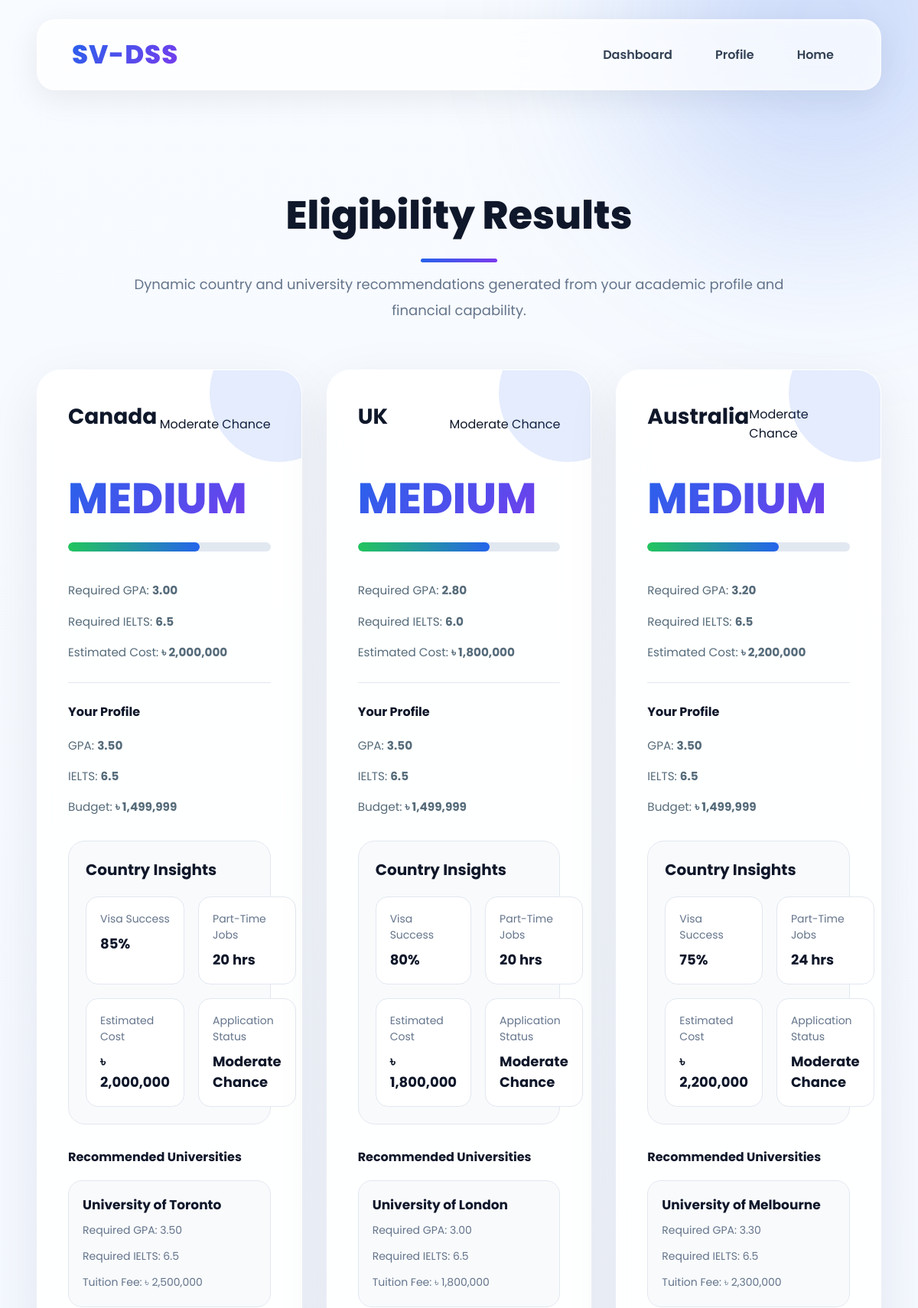
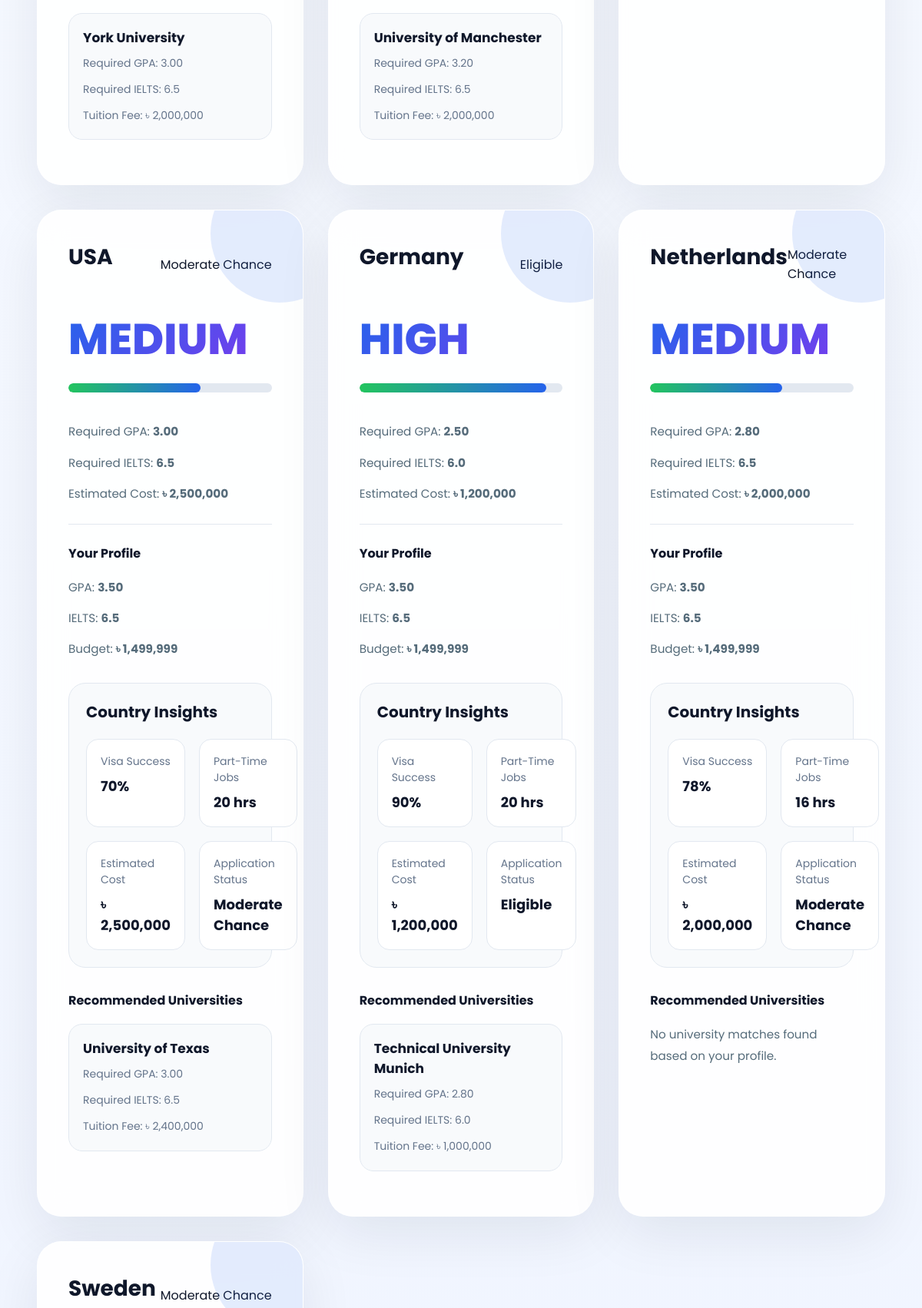
Page /php/eligibility.php (signed in, upper part) on the committed database (2 pictures, top to bottom).
### tables this page shows
CREATE TABLE `countries` (
  `country_id` int(11) NOT NULL,
  `country_name` varchar(50) DEFAULT NULL,
  `min_gpa` decimal(3,2) DEFAULT NULL,
  `min_ielts` decimal(3,1) DEFAULT NULL,
  `estimated_cost` decimal(10,2) DEFAULT NULL,
  `visa_success_rate` int(11) DEFAULT NULL,
  `part_time_hours` int(11) DEFAULT NULL
);

CREATE TABLE `student_profiles` (
  `profile_id` int(11) NOT NULL,
  `user_id` int(11) DEFAULT NULL,
  `gpa` decimal(3,2) DEFAULT NULL,
  `ielts_score` decimal(3,1) DEFAULT NULL,
  `budget` decimal(10,2) DEFAULT NULL,
  `preferred_country` varchar(50) DEFAULT NULL
);

CREATE TABLE `universities` (
  `university_id` int(11) NOT NULL,
  `country_id` int(11) DEFAULT NULL,
  `university_name` varchar(100) DEFAULT NULL,
  `required_gpa` decimal(3,2) DEFAULT NULL,
  `required_ielts` decimal(3,1) DEFAULT NULL,
  `tuition_fee` decimal(10,2) DEFAULT NULL
);

### php/eligibility.php (the view, shortened to what this page needs)
<?php
include 'db.php';
$user_id = $_SESSION['user_id'];
$profile_query = $conn->query("
    SELECT * FROM student_profiles
    WHERE user_id='$user_id'
");
$profile = $profile_query->fetch_assoc();
$gpa = $profile['gpa'];
$ielts = $profile['ielts_score'];
$budget = $profile['budget'];
$countries = $conn->query("
    SELECT * FROM countries
");
?>
<!DOCTYPE html>
<html lang="en">
<head>
    <link rel="stylesheet" href="../css/style.css">
</head>
<body>
<header class="navbar">
    <div class="logo">
        SV-DSS
    </div>
    <nav>
        <a href="../dashboard.html">Dashboard</a>
        <a href="../profile.html">Profile</a>
        <a href="../index.html">Home</a>
    </nav>
</header>
<div class="container">
    <h1 class="section-title">
        Eligibility Results
    </h1>
    <p class="features-subtitle">
        Dynamic country and university recommendations
        generated from your academic profile and financial capability.
    </p>
    <div class="dashboard-grid">
<?php
while ($country = $countries->fetch_assoc()) {
    $status = "LOW";
    $statusText = "Not Eligible";
    $badgeClass = "status-danger";
    $progress = 35;
    if (
        $gpa >= $country['min_gpa'] &&
        $ielts >= $country['min_ielts'] &&
        $budget >= $country['estimated_cost']
    ) {
        $status = "HIGH";
        $statusText = "Eligible";
        $badgeClass = "status-success";
        $progress = 92;
    }
    elseif (
        $gpa >= ($country['min_gpa'] - 0.3)
    ) {
        $status = "MEDIUM";
        $statusText = "Moderate Chance";
        $badgeClass = "status-warning";
        $progress = 65;
    }
?>
        <div class="dashboard-card">
            <div style="
                display:flex;
                justify-content:space-between;
                align-items:center;
                margin-bottom:25px;
            ">
                <h3>
                    <?php
                    echo $country['country_name'];
                    ?>
                </h3>
                <span class="<?php echo $badgeClass; ?>">
                    <?php
                    echo $statusText;
                    ?>
                </span>
            </div>
            <div class="card-value">
                <?php
                echo $status;
                ?>
            </div>
            <div class="progress-bar">
                <div
                    class="progress-fill"
                    style="width: <?php echo $progress; ?>%;"
                ></div>
            </div>
            <br>
            <p class="card-meta">
                Required GPA:
                <strong>
                    <?php
                    echo $country['min_gpa'];
                    ?>
                </strong>
            </p>
            <p class="card-meta">
                Required IELTS:
                <strong>
                    <?php
                    echo $country['min_ielts'];
                    ?>
                </strong>
            </p>
            <p class="card-meta">
                Estimated Cost:
                <strong>
                    ৳
                    <?php
                    echo number_format($country['estimated_cost']);
                    ?>
                </strong>
            </p>
            <hr style="
                margin:25px 0;
                border:none;
                border-top:1px solid #e2e8f0;
            ">
            <h4 style="
                margin-bottom:18px;
                color:#0f172a;
            ">
                Your Profile
            </h4>
            <p class="card-meta">
                GPA:
                <strong>
                    <?php echo $gpa; ?>
                </strong>
            </p>
            <p class="card-meta">
                IELTS:
                <strong>
                    <?php echo $ielts; ?>
                </strong>
            </p>
            <p class="card-meta">
                Budget:
                <strong>
                    ৳
                    <?php echo number_format($budget); ?>
                </strong>
            </p>
            <div class="country-insight-box">
                <h4>
                    Country Insights
                </h4>
                <div class="insight-grid">
                    <div class="insight-item">
                        <span>Visa Success</span>
                        <strong>
                            <?php echo $country['visa_success_rate']; ?>%
                        </strong>
                    </div>
                    <div class="insight-item">
                        <span>Part-Time Jobs</span>
                        <strong>
                            <?php echo $country['part_time_hours']; ?> hrs
                        </strong>
                    </div>
                    <div class="insight-item">
                        <span>Estimated Cost</span>
                        <strong>
                            ৳ <?php echo number_format($country['estimated_cost']); ?>
                        </strong>
                    </div>
                    <div class="insight-item">
                        <span>Application Status</span>
                        <strong>
                            <?php echo $statusText; ?>
                        </strong>
                    </div>
                </div>
            </div>
            <h4 style="
                margin-bottom:18px;
                color:#0f172a;
            ">
                Recommended Universities
            </h4>
<?php
$country_id = $country['country_id'];
$universities = $conn->query("
    SELECT * FROM universities
    WHERE country_id='$country_id'
    AND required_gpa <= '$gpa'
    AND required_ielts <= '$ielts'
");
if ($universities->num_rows > 0) {
    while ($uni = $universities->fetch_assoc()) {
?>
        <div class="mini-university-card">
            <strong>
                <?php
                echo $uni['university_name'];
                ?>
            </strong>
            <p>
                Required GPA:
                <?php
                echo $uni['required_gpa'];
                ?>
            </p>
            <p>
                Required IELTS:
                <?php
                echo $uni['required_ielts'];
                ?>
            </p>
            <p>
                Tuition Fee:
                ৳
                <?php
                echo number_format($uni['tuition_fee']);
                ?>
            </p>
        </div>
<?php
    }
}
else {
?>
    <p class="card-meta">
        No university matches found based on your profile.
    </p>
<?php
}
?>
        </div>
<?php
}
?>
    </div>
</div>
</body>
</html>

### css/style.css (style rules this page uses)
:root { --bg: #eef3ff; --surface: rgba(255,255,255,0.90); --surface-strong: rgba(255,255,255,0.98); --text: #0f172a; --muted: #556b7a; --primary: #2563eb; --primary-strong: #7c3aed; --shadow: 0 30px 80px rgba(15,23,42,0.12); }
* { margin:0; padding:0; box-sizing:border-box; }
html { scroll-behavior:smooth; }
body { font-family:'Poppins',sans-serif; background:linear-gradient(180deg, #f8fbff 0%, #eef3ff 100%); color:var(--text); overflow-x:hidden; }
body::before, body::after { content:''; position:fixed; border-radius:50%; filter:blur(120px); z-index:-1; }
body::before { width:520px; height:520px; top:-220px; right:-140px; background:rgba(37,99,235,0.2); }
body::after { width:420px; height:420px; bottom:-180px; left:-100px; background:rgba(124,58,237,0.15); }
.navbar { width:92%; max-width:1400px; min-height:85px; margin:25px auto; padding:20px 45px; display:flex; justify-content:space-between; align-items:center; position:sticky; top:0; z-index:999; border-radius:24px; background:rgba(255,255,255,0.72); backdrop-filter:blur(22px); border:1px solid rgba(255,255,255,0.4); box-shadow: 0 10px 40px rgba(15,23,42,0.08), 0 2px 10px rgba(255,255,255,0.5) inset; }
.logo { font-size:34px; font-weight:800; letter-spacing:1px; background:linear-gradient(135deg, var(--primary), var(--primary-strong)); -webkit-background-clip:text; -webkit-text-fill-color:transparent; }
.navbar nav { display:flex; gap:24px; flex-wrap:wrap; }
.navbar nav a { text-decoration:none; color:#334155; font-weight:600; font-size:16px; padding:10px 16px; border-radius:14px; transition:0.25s ease; }
.container { width:min(92%, 1380px); margin:auto; padding:100px 0; }
.section-title { font-size:3.2rem; text-align:center; margin-bottom:12px; font-weight:800; color:var(--text); position:relative; }
.section-title::after { content:''; width:100px; height:5px; background:linear-gradient(135deg,var(--primary),var(--primary-strong)); display:block; margin:18px auto 0; border-radius:999px; }
.features-subtitle { text-align:center; max-width:760px; margin:0 auto 40px; color:var(--muted); font-size:1.05rem; line-height:1.8; }
.dashboard-grid { display:grid; grid-template-columns:repeat(auto-fit,minmax(300px,1fr)); gap:32px; margin-top:50px; }
.dashboard-card { background:var(--surface); backdrop-filter:blur(18px); border-radius:32px; padding:40px; border:1px solid rgba(255,255,255,0.55); box-shadow:0 22px 70px rgba(15,23,42,0.08); transition:transform 0.35s ease, box-shadow 0.35s ease; position:relative; overflow:hidden; animation: fadeInUp 0.95s ease both; }
.dashboard-card::before { content:''; position:absolute; width:180px; height:180px; background:rgba(37,99,235,0.12); border-radius:50%; top:-60px; right:-60px; }
.dashboard-card h3 { font-size:1.75rem; margin-bottom:18px; color:var(--text); position:relative; z-index:2; }
.dashboard-card p { color:var(--muted); line-height:1.85; position:relative; z-index:2; }
.card-value { font-size:3.5rem; font-weight:800; margin-bottom:15px; background:linear-gradient(135deg,var(--primary),var(--primary-strong)); -webkit-background-clip:text; -webkit-text-fill-color:transparent; position:relative; z-index:2; }
.card-meta { color:var(--muted); margin-top:12px; font-size:0.95rem; position:relative; z-index:2; }
.navbar nav a::after { display:none; }
.features-subtitle { max-width:850px; margin:auto; text-align:center; color:#64748b; font-size:18px; line-height:1.9; margin-bottom:60px; }
.progress-bar { width:100%; height:12px; background:#e2e8f0; border-radius:50px; overflow:hidden; margin-top:10px; }
.progress-fill { height:100%; background:linear-gradient( 90deg, #22c55e, #2563eb ); border-radius:50px; }
.mini-university-card { background:#f8fafc; border:1px solid #e2e8f0; border-radius:18px; padding:18px; margin-bottom:18px; transition:0.3s; }
.mini-university-card strong { font-size:17px; color:#0f172a; }
.mini-university-card p { margin-top:8px; color:#64748b; font-size:14px; }
.country-insight-box { margin-top:30px; margin-bottom:30px; background:#f8fafc; border:1px solid #e2e8f0; border-radius:22px; padding:22px; }
.country-insight-box h4 { margin-bottom:20px; color:#0f172a; font-size:20px; }
.insight-grid { display:grid; grid-template-columns:repeat(2,1fr); gap:18px; }
.insight-item { background:white; border-radius:16px; padding:18px; border:1px solid #e2e8f0; }
.insight-item span { display:block; color:#64748b; font-size:14px; margin-bottom:8px; }
.insight-item strong { color:#0f172a; font-size:18px; }

### rows in the picture
countries: country_name "Canada", min_gpa "3.00", min_ielts "6.5", estimated_cost "2,000,000", visa_success_rate "85", part_time_hours "20"
student_profiles: statusText "Moderate Chance", status "MEDIUM", gpa "3.50", ielts_score "6.5", budget "1,499,999", statusText "Eligible", status "HIGH"
universities: university_name "University of Toronto", required_gpa "3.50", required_ielts "6.5", tuition_fee "2,500,000"
universities: university_name "York University", required_gpa "3.00", required_ielts "6.5", tuition_fee "2,000,000"
countries: country_name "UK", min_gpa "2.80", min_ielts "6.0", estimated_cost "1,800,000", visa_success_rate "80", part_time_hours "20"
universities: university_name "University of London", required_gpa "3.00", required_ielts "6.5", tuition_fee "1,800,000"
universities: university_name "University of Manchester", required_gpa "3.20", required_ielts "6.5", tuition_fee "2,000,000"
countries: country_name "Australia", min_gpa "3.20", min_ielts "6.5", estimated_cost "2,200,000", visa_success_rate "75", part_time_hours "24"
universities: university_name "University of Melbourne", required_gpa "3.30", required_ielts "6.5", tuition_fee "2,300,000"
countries: country_name "USA", min_gpa "3.00", min_ielts "6.5", estimated_cost "2,500,000", visa_success_rate "70", part_time_hours "20"
universities: university_name "University of Texas", required_gpa "3.00", required_ielts "6.5", tuition_fee "2,400,000"
countries: country_name "Germany", min_gpa "2.50", min_ielts "6.0", estimated_cost "1,200,000", visa_success_rate "90", part_time_hours "20"
universities: university_name "Technical University Munich", required_gpa "2.80", required_ielts "6.0", tuition_fee "1,000,000"
countries: country_name "Netherlands", min_gpa "2.80", min_ielts "6.5", estimated_cost "2,000,000", visa_success_rate "78", part_time_hours "16", shows "No university matches found based on your profile."
countries: country_name "Sweden"
